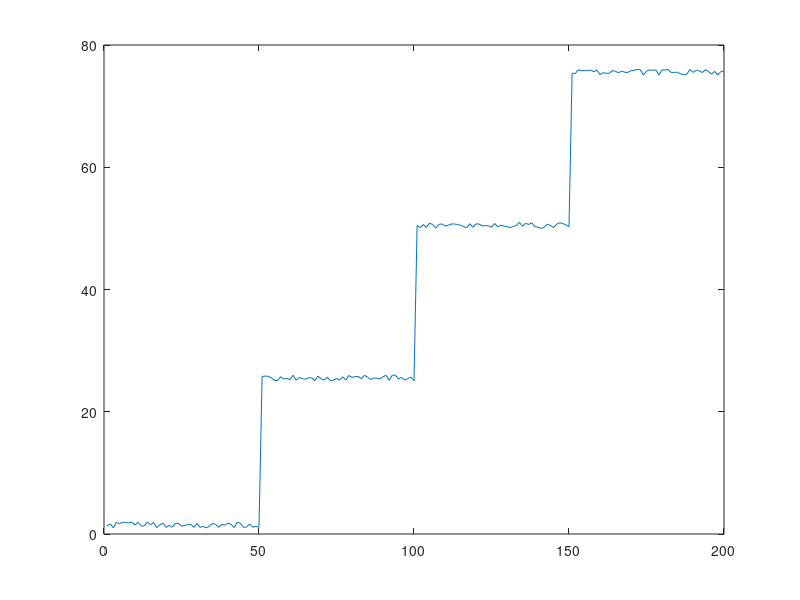

Source code (MATLAB): (Note: this script raises an error after producing the figure.)
close all;
clear all;
%% data generation
A = [ones(1,50) 25*ones(1,50) 50*ones(1,50) 75*ones(1,50)] + rand(1,200);
figure;
plot(A,'-')

%% detection of multiple LS 
%% Figure 5 all panels
close all
out = LTStsLSmult(A',...
    'maxLS',5,'alphaLTS',0.01,...%'bdpLTS',bdpLTS,...
    'alphaLS',0.01,'thresLS',0.01,'plots',1,'msg',1);
